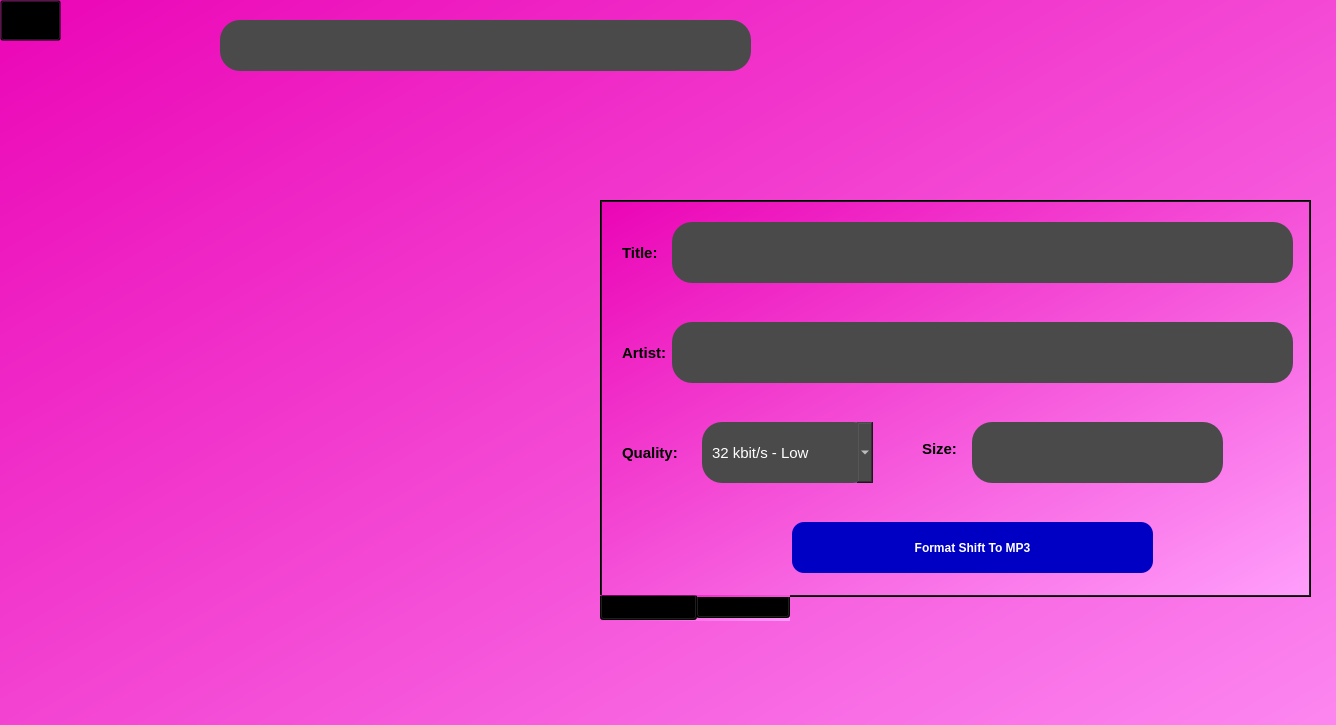
<?xml version="1.0" encoding="UTF-8"?>
<ui version="4.0">
 <class>Form2</class>
 <widget class="QWidget" name="Form2">
  <property name="geometry">
   <rect>
    <x>0</x>
    <y>0</y>
    <width>1336</width>
    <height>725</height>
   </rect>
  </property>
  <property name="windowTitle">
   <string>Form</string>
  </property>
  <property name="styleSheet">
   <string notr="true"/>
  </property>
  <widget class="QPushButton" name="backbutton">
   <property name="geometry">
    <rect>
     <x>0</x>
     <y>0</y>
     <width>61</width>
     <height>41</height>
    </rect>
   </property>
   <property name="cursor">
    <cursorShape>PointingHandCursor</cursorShape>
   </property>
   <property name="focusPolicy">
    <enum>Qt::NoFocus</enum>
   </property>
   <property name="styleSheet">
    <string notr="true">background:transparent;</string>
   </property>
   <property name="text">
    <string/>
   </property>
   <property name="icon">
    <iconset resource="Resource_Final2.qrc">
     <normaloff>:/Second/Final_File/Back_Button.png</normaloff>:/Second/Final_File/Back_Button.png</iconset>
   </property>
   <property name="iconSize">
    <size>
     <width>50</width>
     <height>50</height>
    </size>
   </property>
   <property name="autoDefault">
    <bool>false</bool>
   </property>
  </widget>
  <widget class="QLabel" name="url_label">
   <property name="geometry">
    <rect>
     <x>220</x>
     <y>20</y>
     <width>531</width>
     <height>51</height>
    </rect>
   </property>
   <property name="styleSheet">
    <string notr="true">background:rgb(74, 74, 74);
border-radius:20px;
font-size:15px;
padding-left:10px;
color:white;</string>
   </property>
   <property name="text">
    <string/>
   </property>
   <property name="textInteractionFlags">
    <set>Qt::LinksAccessibleByMouse|Qt::TextSelectableByKeyboard|Qt::TextSelectableByMouse</set>
   </property>
  </widget>
  <widget class="QTabWidget" name="tabWidget">
   <property name="geometry">
    <rect>
     <x>600</x>
     <y>200</y>
     <width>711</width>
     <height>421</height>
    </rect>
   </property>
   <property name="baseSize">
    <size>
     <width>0</width>
     <height>0</height>
    </size>
   </property>
   <property name="font">
    <font>
     <weight>75</weight>
     <bold>true</bold>
    </font>
   </property>
   <property name="styleSheet">
    <string notr="true">background:qlineargradient(spread:pad, x1:0, y1:0, x2:1, y2:1, stop:0 rgba(235, 5, 182, 255), stop:1 rgba(255, 158, 251, 255))</string>
   </property>
   <property name="tabPosition">
    <enum>QTabWidget::South</enum>
   </property>
   <property name="tabShape">
    <enum>QTabWidget::Rounded</enum>
   </property>
   <property name="currentIndex">
    <number>0</number>
   </property>
   <property name="elideMode">
    <enum>Qt::ElideNone</enum>
   </property>
   <property name="documentMode">
    <bool>false</bool>
   </property>
   <property name="tabsClosable">
    <bool>false</bool>
   </property>
   <property name="movable">
    <bool>false</bool>
   </property>
   <property name="tabBarAutoHide">
    <bool>false</bool>
   </property>
   <widget class="QWidget" name="mp3_tab">
    <attribute name="title">
     <string>MP3(AUDIO)</string>
    </attribute>
    <widget class="QLabel" name="title_hold_label1">
     <property name="geometry">
      <rect>
       <x>70</x>
       <y>20</y>
       <width>621</width>
       <height>61</height>
      </rect>
     </property>
     <property name="styleSheet">
      <string notr="true">background:rgb(74, 74, 74);
border-radius:20px;
font-size:15px;
padding-left:10px;
color:white;</string>
     </property>
     <property name="text">
      <string/>
     </property>
     <property name="textInteractionFlags">
      <set>Qt::LinksAccessibleByMouse|Qt::TextSelectableByKeyboard|Qt::TextSelectableByMouse</set>
     </property>
    </widget>
    <widget class="QLabel" name="Title_label1">
     <property name="geometry">
      <rect>
       <x>20</x>
       <y>40</y>
       <width>41</width>
       <height>21</height>
      </rect>
     </property>
     <property name="styleSheet">
      <string notr="true">font-weight:bold;
font-size:15px;
background:transparent;
</string>
     </property>
     <property name="text">
      <string>Title:</string>
     </property>
    </widget>
    <widget class="QLabel" name="quality_label1">
     <property name="geometry">
      <rect>
       <x>20</x>
       <y>240</y>
       <width>61</width>
       <height>21</height>
      </rect>
     </property>
     <property name="styleSheet">
      <string notr="true">font-weight:bold;
font-size:15px;
background:transparent;</string>
     </property>
     <property name="text">
      <string>Quality:</string>
     </property>
    </widget>
    <widget class="QLabel" name="artist_label1">
     <property name="geometry">
      <rect>
       <x>20</x>
       <y>140</y>
       <width>51</width>
       <height>21</height>
      </rect>
     </property>
     <property name="styleSheet">
      <string notr="true">font-weight:bold;
font-size:15px;
background:transparent;</string>
     </property>
     <property name="text">
      <string>Artist:</string>
     </property>
    </widget>
    <widget class="QLabel" name="artist_hold_label1">
     <property name="geometry">
      <rect>
       <x>70</x>
       <y>120</y>
       <width>621</width>
       <height>61</height>
      </rect>
     </property>
     <property name="styleSheet">
      <string notr="true">background:rgb(74, 74, 74);
border-radius:20px;
font-size:15px;
padding-left:10px;
color:white;</string>
     </property>
     <property name="text">
      <string/>
     </property>
     <property name="wordWrap">
      <bool>true</bool>
     </property>
     <property name="textInteractionFlags">
      <set>Qt::LinksAccessibleByMouse|Qt::TextSelectableByKeyboard|Qt::TextSelectableByMouse</set>
     </property>
    </widget>
    <widget class="QPushButton" name="download_mp3_button">
     <property name="geometry">
      <rect>
       <x>190</x>
       <y>320</y>
       <width>361</width>
       <height>51</height>
      </rect>
     </property>
     <property name="cursor">
      <cursorShape>PointingHandCursor</cursorShape>
     </property>
     <property name="mouseTracking">
      <bool>false</bool>
     </property>
     <property name="styleSheet">
      <string notr="true">background:rgb(0, 0, 197);
font-weight:bold;
font-size:12px;
border-radius:12px;
color:white;</string>
     </property>
     <property name="text">
      <string>Format Shift To MP3</string>
     </property>
     <property name="iconSize">
      <size>
       <width>16</width>
       <height>15</height>
      </size>
     </property>
    </widget>
    <widget class="QComboBox" name="quality_combo_box1">
     <property name="geometry">
      <rect>
       <x>100</x>
       <y>220</y>
       <width>171</width>
       <height>61</height>
      </rect>
     </property>
     <property name="styleSheet">
      <string notr="true">background:rgb(74, 74, 74);
border-radius:20px;
font-size:15px;
color:white;
padding-left:10px;</string>
     </property>
     <property name="frame">
      <bool>true</bool>
     </property>
     <item>
      <property name="text">
       <string>32 kbit/s - Low</string>
      </property>
     </item>
     <item>
      <property name="text">
       <string>64 kbit/s - Low</string>
      </property>
     </item>
     <item>
      <property name="text">
       <string>128 kbit/s - Low</string>
      </property>
     </item>
     <item>
      <property name="text">
       <string>192 kbit/s - Medium</string>
      </property>
     </item>
     <item>
      <property name="text">
       <string>256 kbit/s - High</string>
      </property>
     </item>
     <item>
      <property name="text">
       <string>320 kbit/s - Highest</string>
      </property>
     </item>
    </widget>
    <widget class="QLabel" name="size_label1">
     <property name="geometry">
      <rect>
       <x>320</x>
       <y>240</y>
       <width>47</width>
       <height>13</height>
      </rect>
     </property>
     <property name="styleSheet">
      <string notr="true">font-weight:bold;
font-size:15px;
background:transparent;</string>
     </property>
     <property name="text">
      <string>Size:</string>
     </property>
    </widget>
    <widget class="QLabel" name="size_hold_label1">
     <property name="geometry">
      <rect>
       <x>370</x>
       <y>220</y>
       <width>251</width>
       <height>61</height>
      </rect>
     </property>
     <property name="styleSheet">
      <string notr="true">background:rgb(74, 74, 74);
border-radius:20px;
font-size:15px;
padding-left:10px;
color:white;</string>
     </property>
     <property name="text">
      <string/>
     </property>
     <property name="wordWrap">
      <bool>true</bool>
     </property>
     <property name="textInteractionFlags">
      <set>Qt::LinksAccessibleByMouse|Qt::TextSelectableByKeyboard|Qt::TextSelectableByMouse</set>
     </property>
    </widget>
   </widget>
   <widget class="QWidget" name="mp4_tab">
    <attribute name="title">
     <string>MP4(VIDEO)</string>
    </attribute>
    <widget class="QLabel" name="title_hold_label2">
     <property name="geometry">
      <rect>
       <x>70</x>
       <y>20</y>
       <width>621</width>
       <height>61</height>
      </rect>
     </property>
     <property name="styleSheet">
      <string notr="true">background:rgb(74, 74, 74);
border-radius:20px;
font-size:15px;
padding-left:10px;
color:white;</string>
     </property>
     <property name="text">
      <string/>
     </property>
     <property name="textInteractionFlags">
      <set>Qt::LinksAccessibleByMouse|Qt::TextSelectableByKeyboard|Qt::TextSelectableByMouse</set>
     </property>
    </widget>
    <widget class="QLabel" name="title_label2">
     <property name="geometry">
      <rect>
       <x>20</x>
       <y>40</y>
       <width>41</width>
       <height>21</height>
      </rect>
     </property>
     <property name="styleSheet">
      <string notr="true">font-weight:bold;
font-size:15px;
background:transparent;
</string>
     </property>
     <property name="text">
      <string>Title:</string>
     </property>
    </widget>
    <widget class="QLabel" name="quality_label2">
     <property name="geometry">
      <rect>
       <x>20</x>
       <y>240</y>
       <width>61</width>
       <height>21</height>
      </rect>
     </property>
     <property name="styleSheet">
      <string notr="true">font-weight:bold;
font-size:15px;
background:transparent;</string>
     </property>
     <property name="text">
      <string>Quality:</string>
     </property>
    </widget>
    <widget class="QComboBox" name="quality_combo_box2">
     <property name="geometry">
      <rect>
       <x>100</x>
       <y>220</y>
       <width>171</width>
       <height>61</height>
      </rect>
     </property>
     <property name="styleSheet">
      <string notr="true">background:rgb(74, 74, 74);
border-radius:20px;
font-size:15px;
color:white;
padding-left:15px;
</string>
     </property>
     <property name="frame">
      <bool>true</bool>
     </property>
     <item>
      <property name="text">
       <string>144p</string>
      </property>
     </item>
     <item>
      <property name="text">
       <string>240p</string>
      </property>
     </item>
     <item>
      <property name="text">
       <string>360p</string>
      </property>
     </item>
     <item>
      <property name="text">
       <string>480p</string>
      </property>
     </item>
     <item>
      <property name="text">
       <string>720p</string>
      </property>
     </item>
     <item>
      <property name="text">
       <string>1080p</string>
      </property>
     </item>
     <item>
      <property name="text">
       <string>1440p</string>
      </property>
     </item>
     <item>
      <property name="text">
       <string>2160p</string>
      </property>
     </item>
     <item>
      <property name="text">
       <string>4320p</string>
      </property>
     </item>
    </widget>
    <widget class="QLabel" name="artist_hold_label2">
     <property name="geometry">
      <rect>
       <x>70</x>
       <y>120</y>
       <width>621</width>
       <height>61</height>
      </rect>
     </property>
     <property name="styleSheet">
      <string notr="true">background:rgb(74, 74, 74);
border-radius:20px;
font-size:15px;
padding-left:10px;
color:white;</string>
     </property>
     <property name="text">
      <string/>
     </property>
     <property name="wordWrap">
      <bool>true</bool>
     </property>
     <property name="textInteractionFlags">
      <set>Qt::LinksAccessibleByMouse|Qt::TextSelectableByKeyboard|Qt::TextSelectableByMouse</set>
     </property>
    </widget>
    <widget class="QLabel" name="artist_label2">
     <property name="geometry">
      <rect>
       <x>20</x>
       <y>140</y>
       <width>51</width>
       <height>21</height>
      </rect>
     </property>
     <property name="styleSheet">
      <string notr="true">font-weight:bold;
font-size:15px;
background:transparent;</string>
     </property>
     <property name="text">
      <string>Artist:</string>
     </property>
    </widget>
    <widget class="QPushButton" name="mp4_button">
     <property name="geometry">
      <rect>
       <x>190</x>
       <y>320</y>
       <width>361</width>
       <height>51</height>
      </rect>
     </property>
     <property name="cursor">
      <cursorShape>PointingHandCursor</cursorShape>
     </property>
     <property name="styleSheet">
      <string notr="true">background:rgb(0, 0, 197);
font-weight:bold;
font-size:12px;
border-radius:12px;
color:white;</string>
     </property>
     <property name="text">
      <string>Download MP4</string>
     </property>
     <property name="iconSize">
      <size>
       <width>16</width>
       <height>16</height>
      </size>
     </property>
    </widget>
    <widget class="QLabel" name="size_hold_label2">
     <property name="geometry">
      <rect>
       <x>370</x>
       <y>220</y>
       <width>251</width>
       <height>61</height>
      </rect>
     </property>
     <property name="styleSheet">
      <string notr="true">background:rgb(74, 74, 74);
border-radius:20px;
font-size:15px;
padding-left:10px;
color:white;</string>
     </property>
     <property name="text">
      <string/>
     </property>
     <property name="wordWrap">
      <bool>true</bool>
     </property>
     <property name="textInteractionFlags">
      <set>Qt::LinksAccessibleByMouse|Qt::TextSelectableByKeyboard|Qt::TextSelectableByMouse</set>
     </property>
    </widget>
    <widget class="QLabel" name="size_label2">
     <property name="geometry">
      <rect>
       <x>320</x>
       <y>240</y>
       <width>47</width>
       <height>13</height>
      </rect>
     </property>
     <property name="styleSheet">
      <string notr="true">font-weight:bold;
font-size:15px;
background:transparent;</string>
     </property>
     <property name="text">
      <string>Size:</string>
     </property>
    </widget>
   </widget>
  </widget>
  <widget class="QLabel" name="logo_label">
   <property name="geometry">
    <rect>
     <x>80</x>
     <y>20</y>
     <width>151</width>
     <height>41</height>
    </rect>
   </property>
   <property name="styleSheet">
    <string notr="true">background:transparent;</string>
   </property>
   <property name="text">
    <string/>
   </property>
   <property name="pixmap">
    <pixmap resource="Resource_Final2.qrc">:/Second/Final_File/Main_Logo.png</pixmap>
   </property>
   <property name="scaledContents">
    <bool>true</bool>
   </property>
  </widget>
  <widget class="QLabel" name="thumbnail_label">
   <property name="enabled">
    <bool>false</bool>
   </property>
   <property name="geometry">
    <rect>
     <x>100</x>
     <y>250</y>
     <width>461</width>
     <height>291</height>
    </rect>
   </property>
   <property name="styleSheet">
    <string notr="true">background:transparent;
</string>
   </property>
   <property name="text">
    <string/>
   </property>
   <property name="scaledContents">
    <bool>true</bool>
   </property>
  </widget>
  <widget class="QLabel" name="label">
   <property name="geometry">
    <rect>
     <x>0</x>
     <y>0</y>
     <width>1500</width>
     <height>900</height>
    </rect>
   </property>
   <property name="styleSheet">
    <string notr="true">background:qlineargradient(spread:pad, x1:0, y1:0, x2:1, y2:1, stop:0 rgba(235, 5, 182, 255), stop:1 rgba(255, 158, 251, 255))</string>
   </property>
   <property name="text">
    <string/>
   </property>
  </widget>
  <zorder>label</zorder>
  <zorder>tabWidget</zorder>
  <zorder>url_label</zorder>
  <zorder>backbutton</zorder>
  <zorder>logo_label</zorder>
  <zorder>thumbnail_label</zorder>
 </widget>
 <resources>
  <include location="Resource_Final2.qrc"/>
 </resources>
 <connections/>
</ui>
